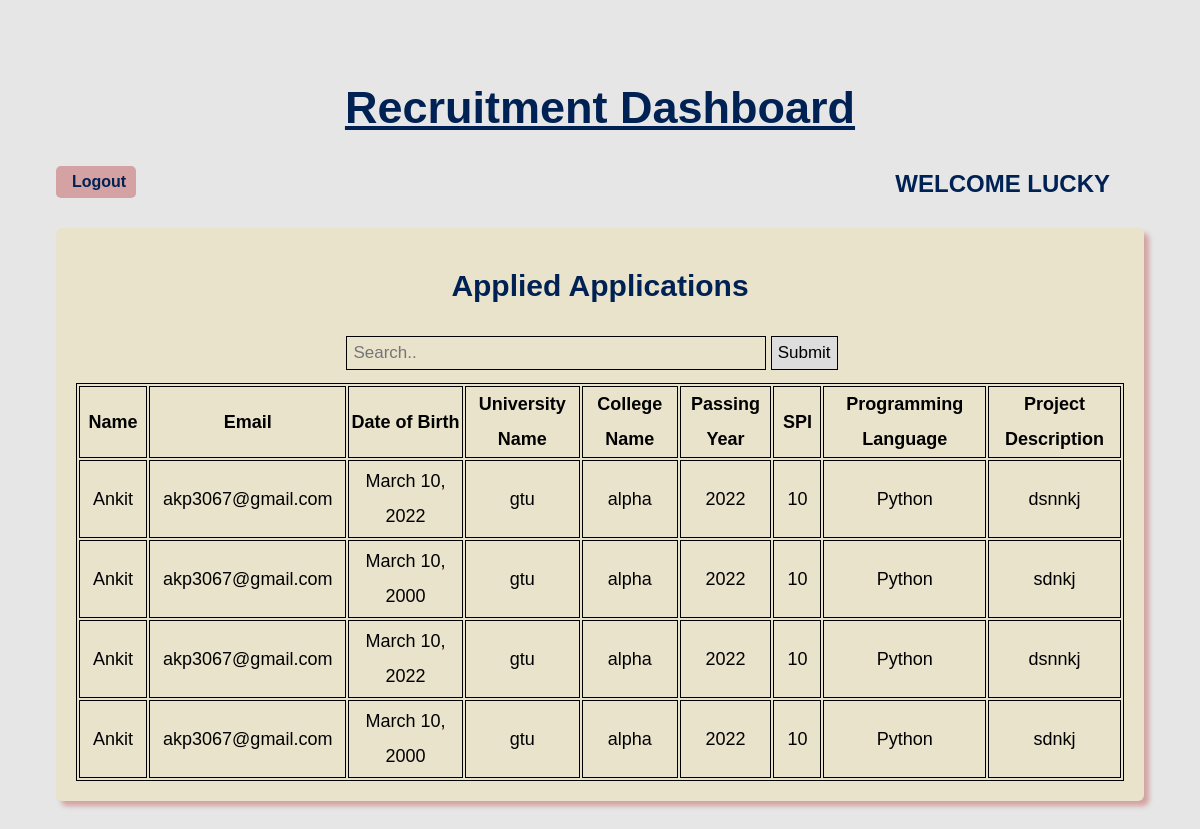
Before: / (signed in) with the older database file.
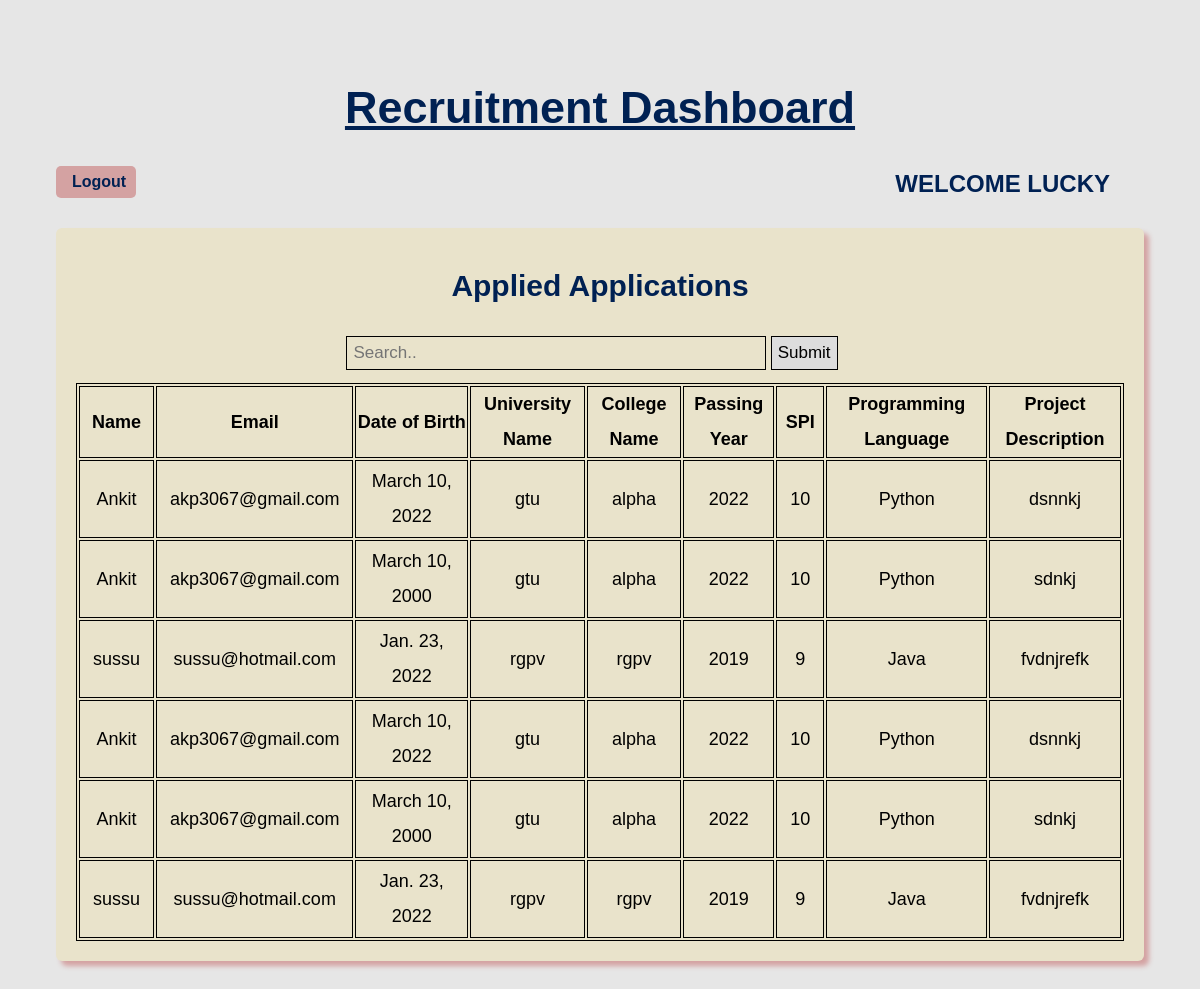
After: the same page with the newer database file.
### app1/models.py (models this page shows)
class studentData(models.Model):
    name = models.CharField(max_length=30, default='')
    email = models.EmailField(default='')
    city = models.CharField(default='', max_length=30)
    dob = models.DateField()
    uname = models.CharField(max_length=30)
    cname = models.CharField(max_length=30)
    pyear = models.PositiveIntegerField(default='')
    spi = models.PositiveIntegerField(default='')
    pl = models.CharField(max_length=30)
    description = models.CharField(default='', max_length=30)
    def __str__(self):
        return self.name

### app1/views.py (the view, shortened to what this page needs)
# urls.py: path('', views.dashboard, name='DASHBOARD'),
def dashboard(request):
    if 'email' in request.session:
        name = signUp.objects.get(email = request.session['email'])
        student = name.isStu
        print(f"{name} is {student}")
        print(type(student))
        details = studentData.objects.all()
        print("Inside search module")
        s = request.GET.get('search')
        print(s)
        if s:
            q = studentData.objects.filter(Q(name__icontains = s) | Q(email__icontains = s) | Q(city__icontains = s) | Q(dob__icontains = s) | Q(uname__icontains = s) | Q(cname__icontains = s) | Q(pyear__icontains = s) | Q(spi__icontains = s) | Q(pl__icontains = s) | Q(description__icontains = s))
        else:
            q = details
        print(q)
        return render(request,'dashboard.html', {'name': name, 'student': student, 'details': details, 's':q})
    return redirect('LOGIN')

### app1/models.py (called while the page is built)
    def __str__(self):
        return self.name

### app1/templates/dashboard.html (shortened to what the changed rows need)
<!DOCTYPE html>
<html lang="en">
<head>
</head>
<body>
    <div class="container">
        {% if student == True %}
        <div class="data">
            <h2>Application Form</h2>
            <form method="POST">
                {% csrf_token %}
                <div class="row">
                    <input class="type-1" type="text" name="name" placeholder="Name">
                    <input class="type-1" type="text" name="email" placeholder="Email">
                    <input class="type-1" type="text" name="city" placeholder="City">
                </div>
                <div class="row">
                    <input class="type-1" type="date" name="dob" placeholder="Date of birth">
                    <input class="type-1" type="text" name="uname" placeholder="University Name">
                    <input class="type-1" type="text" name="cname" placeholder="College Name">
                </div>
                <div class="row">
                    <input class="type-1" type="number" name="pyear" placeholder="Pass out Year">
                    <input class="type-1" type="number" name="spi" placeholder="Total SPI">
                    <select class="type-1" name="pl" required="required">
                        <option value="" disabled selected hidden>Select Programming Language</option>
                        <option value="Python">Python</option>
                        <option value="Java">Java</option>
                        <option value="JavaScripts">JavaScripts</option>
                        <option value="Kotlin">Kotlin</option>
                        <option value="PHP">PHP</option>
                        <option value="Ruby">Ruby</option>
                    </select>
                </div>
                <textarea name="description" cols="30" rows="10"
                    placeholder="Write Project Description here"></textarea>
                <input class="type-2" type="submit" name="submit" value="Submit">
            </form>
        </div>
        {% else %}
        <div class="data">
            <div class="column">
                <h2>Applied Applications</h2>
                <table>
                    <tr>
                        <th>Name</th>
                        <th>Email</th>
                        <th>Date of Birth</th>
                        <th>University Name</th>
                        <th>College Name</th>
                        <th>Passing Year</th>
                        <th>SPI</th>
                        <th>Programming Language</th>
                        <th>Project Description</th>
                    </tr>
                    {% for i in s %}
                    <tr>
                        <td>
                            {{i.name}}
                        </td>
                        <td>
                            {{i.email}}
                        </td>
                        <td>
                            {{i.dob}}
                        </td>
                        <td>
                            {{i.uname}}
                        </td>
                        <td>
                            {{i.cname}}
                        </td>
                        <td>
                            {{i.pyear}}
                        </td>
                        <td>
                            {{i.spi}}
                        </td>
                        <td>
                            {{i.pl}}
                        </td>
                        <td>
                            {{i.description}}
                        </td>
                    </tr>
                    {% endfor %}
                    {% for i in details %}
                    <tr>
                        <td>
                            {{i.name}}
                        </td>
                        <td>
                            {{i.email}}
                        </td>
                        <td>
                            {{i.dob}}
                        </td>
                        <td>
                            {{i.uname}}
                        </td>
                        <td>
                            {{i.cname}}
                        </td>
                        <td>
                            {{i.pyear}}
                        </td>
                        <td>
                            {{i.spi}}
                        </td>
                        <td>
                            {{i.pl}}
                        </td>
                        <td>
                            {{i.description}}
                        </td>
                    </tr>
                    {% endfor %}
                </table>
            </div>
        </div>
        {% endif %}
    </div>
</body>
</html>

Changed rows visible on the page:
added studentData: name "sussu", email "sussu@hotmail.com", dob "Jan. 23, 2022", uname "rgpv", cname "rgpv", pyear "2019", spi "9", pl "Java", description "fvdnjrefk"
